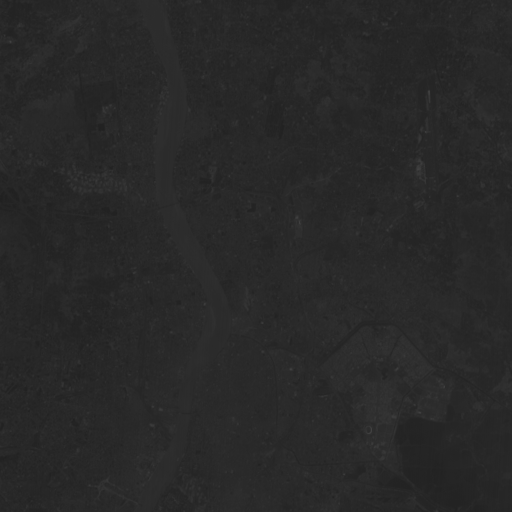
%> input picture Assignment 1/band1.gif, 512 x 512 px; the run also reads 3 pictures not shown here
$ octave bayesDecision.m   (GNU Octave 9; MATLAB toolbox functions it lacks are replaced by stand-ins)
%> lines starting %> are read from the running program, lines starting %| are printed output that depends on the picture; in (x1, y1, x2, y2) boxes, pixels count from 0 and x2, y2 are one past the last pixel; in counts of white or black regions, pixels touching at a corner belong together; the program's own positions count from 1
img = zeros(4,512,512);

% imshow(img1);img1 =  imread('band1.gif');
img(1,:,:) = imread('band1.gif');
img(2,:,:) = imread('band2.gif');
img(3,:,:) = imread('band3.gif');
img(4,:,:) = imread('band4.gif');

%points stored in x1,y1 (river) and x2,y2

x1 = [20 41 40 67 91 112 128 144 159 175 193 212 228 246 264 278 294 316 333 349 366 386 404 427 445 462 479 495 508 441 369 415 303 4 104 132 203 226 248 276 303 334 359 390 223 322 467 497 10 96]
y1 = [155 162 166 173 175 175 167 166 165 165 166 171 179 188 197 207 213 216 215 207 194 191 186 186 180 170 162 153 146 179 197 185 216 151 181 162 171 178 194 204 219 213 205 189 176 223 168 152 154 171]
x2 = [25 90 113 143 153 157 193 223 269 312 354 383 407 437 467 496 505 506 463 403 365 323 284 239 207 162 136 95 42 16 9 7 223 293 319 325 11 7 7 6 36 34 29 33 33 60 80 115 116 92 54 43 73 112 132 137 147 171 199 208 210 195 171 154 171 180 203 212 229 248 261 259 281 309 344 371 393 416 439 462 487 493 500 504 477 412 348 379 424 491 501 424 375 301 503 369 193 116 249 10]
y2 = [42 36 68 89 40 10 9 16 17 16 16 29 17 12 21 16 50 84 85 116 114 105 104 104 100 99 101 94 94 99 76 41 43 54 89 62 231 327 401 487 213 281 355 403 447 488 267 278 331 382 398 432 444 455 388 348 262 266 242 282 345 376 440 477 503 473 448 479 493 462 436 478 492 495 485 492 484 501 508 504 492 438 386 321 309 314 337 385 384 299 251 262 252 270 196 259 261 268 344 428]

mean1=double(0);
mean2=double(0);
mean3=double(0);
mean4=double(0);

for i = 1:50
    mean1 = mean1+img(1,round(x1(i)),round(y1(i)));
    mean2 = mean2+img(2,round(x1(i)),round(y1(i)));
    mean3 = mean3+img(3,round(x1(i)),round(y1(i)));
    mean4 = mean4+img(4,round(x1(i)),round(y1(i)));
    fprintf('%d %d %d %d\n',mean1,mean2,mean3,mean4);
end
%> this loop made 50 passes
%> (mean1, mean2, mean3, mean4) on passes 1 to 12: (12, 14, 18, 7), (24, 28, 35, 14), (36, 43, 52, 21), (48, 57, 69, 28), (60, 71, 86, 35), (73, 85, 104, 41), (86, 99, 121, 56), (99, 114, 138, 62), (110, 128, 155, 69), (121, 141, 172, 76), (132, 154, 189, 83), (144, 168, 206, 91)
%| 12 14 18 7
%| 24 28 35 14
%| 36 43 52 21
%| 48 57 69 28
%| 60 71 86 35
%| 73 85 104 41
%| 86 99 121 56
%| 99 114 138 62
%> (further printed lines are left out)

mean1 = mean1*1.0/50.0;
%> mean1 = 12.02
mean2 = mean2*1.0/50.0;
%> mean2 = 13.92
mean3 = mean3*1.0/50.0;
%> mean3 = 17.3
mean4 = mean4*1.0/50.0;
%> mean4 = 7.44

T1 = [mean1; mean2; mean3 ;mean4];
%> T1 = [12.02; 13.92; 17.3; 7.44]

mean1=0;
mean2=0;
mean3=0;
mean4=0;

for i = 1:100
    mean1 = mean1+img(1,round(x2(i)),round(y2(i)));
    mean2 = mean2+img(2,round(x2(i)),round(y2(i)));
    mean3 = mean3+img(3,round(x2(i)),round(y2(i)));
    mean4 = mean4+img(4,round(x2(i)),round(y2(i)));
end
%> this loop made 100 passes
%> (mean1, mean2, mean3, mean4) on passes 1 to 12: (5, 7, 9, 18), (8, 12, 15, 31), (16, 21, 28, 56), (23, 30, 42, 75), (33, 42, 56, 95), (41, 51, 70, 112), (47, 59, 80, 140), (53, 66, 91, 157), (58, 75, 103, 179), (65, 83, 115, 203), (72, 92, 128, 233), (80, 100, 141, 249)
%> after the loop, mean1 = 743; mean2 = 872; mean3 = 1125; mean4 = 1976

mean1 = mean1*1.0/100;
%> mean1 = 7.43
mean2 = mean2*1.0/100;
%> mean2 = 8.72
mean3 = mean3*1.0/100;
%> mean3 = 11.25
mean4 = mean4*1.0/100;
%> mean4 = 19.76
T2 = [mean1; mean2; mean3 ;mean4];
%> T2 = [7.43; 8.72; 11.25; 19.76]

cov_r = zeros(4,4);
for i=1:4
    for j=1:4
        for k=1:50
            cov_r(i,j) = cov_r(i,j) + (img(i,round(x1(k)),round(y1(k)))-T1(i))*(img(j,round(x1(k)),round(y1(k)))-T1(j));
        end
        cov_r(i,j) = cov_r(i,j)/50;
    end
end
%> after the loop, cov_r = [0.66 0.342 0.294 0.291; 0.342 0.554 0.324 0.0552; 0.294 0.324 0.69 -0.212; 0.291 0.0552 -0.212 3.05]

cov_nr = zeros(4,4);
for i=1:4
    for j=1:4
        for k=1:100
            cov_nr(i,j) = cov_nr(i,j) + (img(i,round(x2(k)),round(y2(k)))-T2(i))*(img(j,round(x2(k)),round(y2(k)))-T2(j));
        end
        cov_nr(i,j) = cov_nr(i,j)/100;
    end
end
%> after the loop, cov_nr = [5.67 4.72 6.92 4.51; 4.72 4.72 6.84 5.15; 6.92 6.84 13.95 6.48; 4.51 5.15 6.48 32.66]

P1 = 0.3;
P2 = 0.7;
for i=1:512
    for j=1:512
        test_data = [img(1,i,j);img(2,i,j);img(3,i,j);img(4,i,j)];
        river_class = ((test_data-T1)' / cov_r) * (test_data-T1);
        nonriver_class = ((test_data-T2)' / (cov_nr)) * (test_data-T2);
        p1 = 1/sqrt(det(cov_r)) * exp(-0.5*river_class);
        p2 = 1/sqrt(det(cov_nr)) * exp(-0.5*nonriver_class);
        if(P1*p1 >= P2*p2)
            out_img(i,j) = 255;
        else
            out_img(i,j) = 0;
        end
    end
end
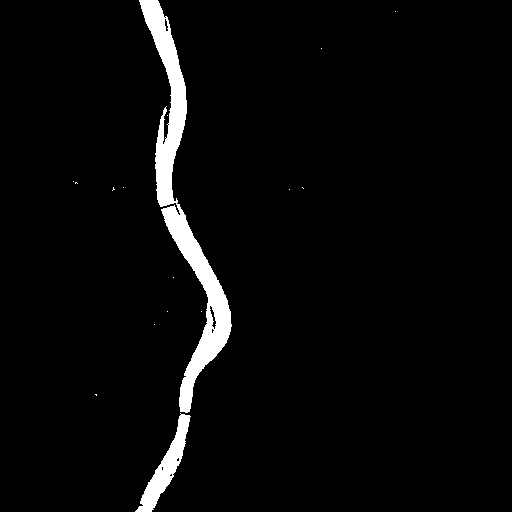
%> out_img: size 512x512 double; 3.6% white; 16 white regions (14 under 20 px), largest, box (x1, y1, x2, y2) and area: (139, 0, 232, 413) 7872, (135, 413, 191, 512) 1566

imshow(out_img);
